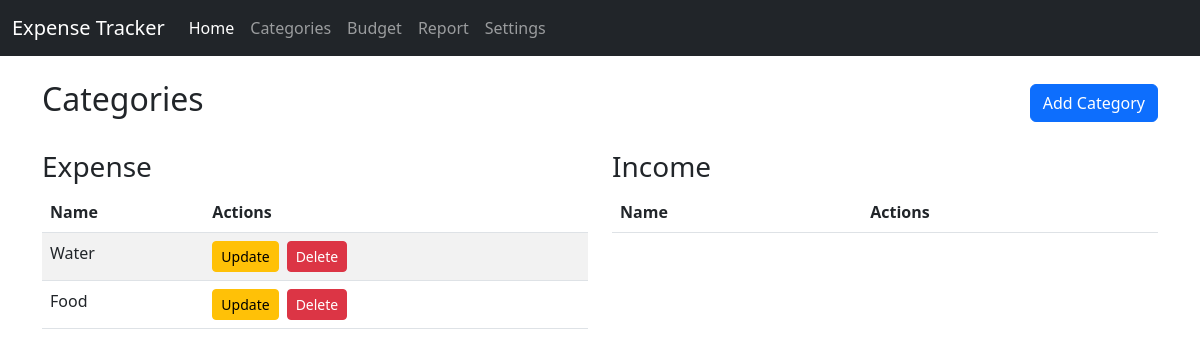
The page /categories on the database as committed earlier.
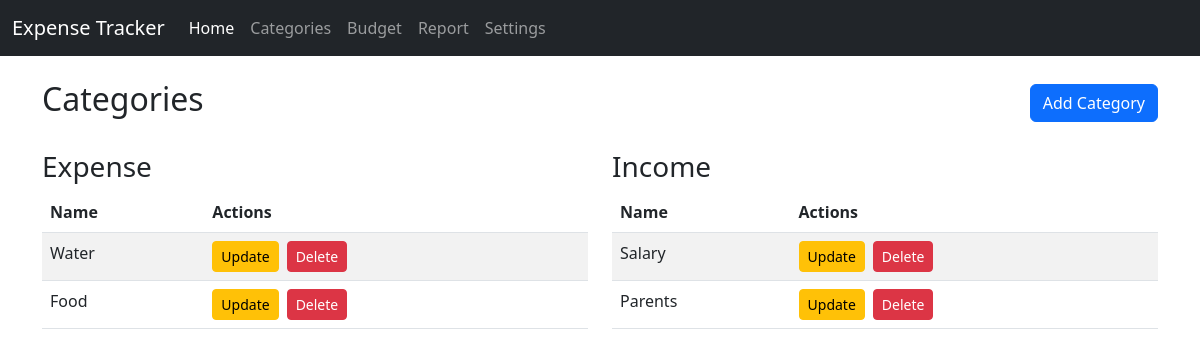
The same page on the database as committed later.
### app/models.py (models this page shows, shortened)
class Category(db.Model):
    id: Mapped[int] = mapped_column(primary_key=True)
    name: Mapped[str] = mapped_column(String(30), unique=True, nullable=False)
    category_type: Mapped[str] = mapped_column(String(10), nullable=False)  # 'income' or 'expense'
    transactions: Mapped[list['Transaction']] = relationship(back_populates='category', lazy=True)
    budget: Mapped['Budget'] = relationship(back_populates='category', uselist=False) #uselist mai e bezpolezno

### app/routes/categories.py (the view)
@categories_bp.route('/categories', methods=['GET'])
def categories():
    expense_categories = [
        el[0] for el in db.session.execute(
            db.select(Category).filter_by(category_type='expense')
        )]
    income_categories = [
        el[0] for el in db.session.execute(
            db.select(Category).filter_by(category_type='income')
        )]
    return render_template('categories.html',
                           expense_categories=expense_categories,
                           income_categories=income_categories)

### app/templates/categories.html (shortened to what this page needs)
{% extends 'base.html' %}
{% import 'macros.html' as macros %}
{% block content %}
<div class="d-flex justify-content-between align-items-center mb-4">
    <h2>Categories</h2>
    <button class="btn btn-primary" data-bs-toggle="modal" data-bs-target="#add_category_modal">Add Category</button>
</div>
<div class="row">
    <div class="col-md-6">
        <h3>Expense</h3>
        <table class="table table-striped">
            <thead>
                <tr>
                    <th>Name</th>
                    <th>Actions</th>
                </tr>
            </thead>
            <tbody>
                {% for category in expense_categories %}
                <tr>
                    <td>{{ category.name }}</td>
                    <td>
                        {{ macros.category_actions(category) }}
                    </td>
                </tr>
                {% endfor %}
            </tbody>
        </table>
    </div>
    <div class="col-md-6">
        <h3>Income</h3>
        <table class="table table-striped">
            <thead>
                <tr>
                    <th>Name</th>
                    <th>Actions</th>
                </tr>
            </thead>
            <tbody>
                {% for category in income_categories %}
                <tr>
                    <td>{{ category.name }}</td>
                    <td>
                        {{ macros.category_actions(category) }}
                    </td>
                </tr>
                {% endfor %}
            </tbody>
        </table>
    </div>
</div>
{% endblock %}

### app/templates/base.html (shortened to what this page needs)
<!DOCTYPE html>
<html>
<head>
    <link href="https://cdn.jsdelivr.net/npm/bootstrap@5.3.0-alpha3/dist/css/bootstrap.min.css" rel="stylesheet">
</head>
<body>
    <nav class="navbar navbar-expand-lg navbar-dark bg-dark">
        <div class="container-fluid">
            <a class="navbar-brand" href="/">Expense Tracker</a>
            <div class="collapse navbar-collapse" id="navbarNav">
                <ul class="navbar-nav">
                    <li class="nav-item">
                        <a class="nav-link active" aria-current="page" href="/home">Home</a>
                    </li>
                    <li class="nav-item">
                        <a class="nav-link" href="/categories">Categories</a>
                    </li>
                    <li class="nav-item">
                        <a class="nav-link" href="/budget">Budget</a>
                    </li>
                    <li class="nav-item">
                        <a class="nav-link" href="/report">Report</a>
                    </li>
                    <li class="nav-item">
                        <a class="nav-link" href="/settings">Settings</a>
                    </li>
                </ul>
            </div>
        </div>
    </nav>
    <div class="container mt-4">{% block content %}{% endblock %}</div>
</body>
</html>

### app/templates/macros.html (shortened to what this page needs)
{% macro category_actions(category) %}
<div class="d-inline-flex gap-2">
    <form action="/categories-update" method="POST">
        <button
            class="btn btn-warning btn-sm"
            data-bs-toggle="modal"
            data-bs-target="#update_category_modal_{{ category.id }}"
            type="button">
            Update
        </button>
    </form>
    <form action="/categories-delete" method="POST">
        <button
            class="btn btn-danger btn-sm"
            data-bs-toggle="modal"
            data-bs-target="#delete_category_modal_{{ category.id }}"
            type="button">
            Delete
        </button>
    </form>
</div>
{% endmacro %}

Rows that differ between the two databases and show on the page:
added Category: name "Salary", shown under "Income"
added Category: name "Parents", shown under "Income"
